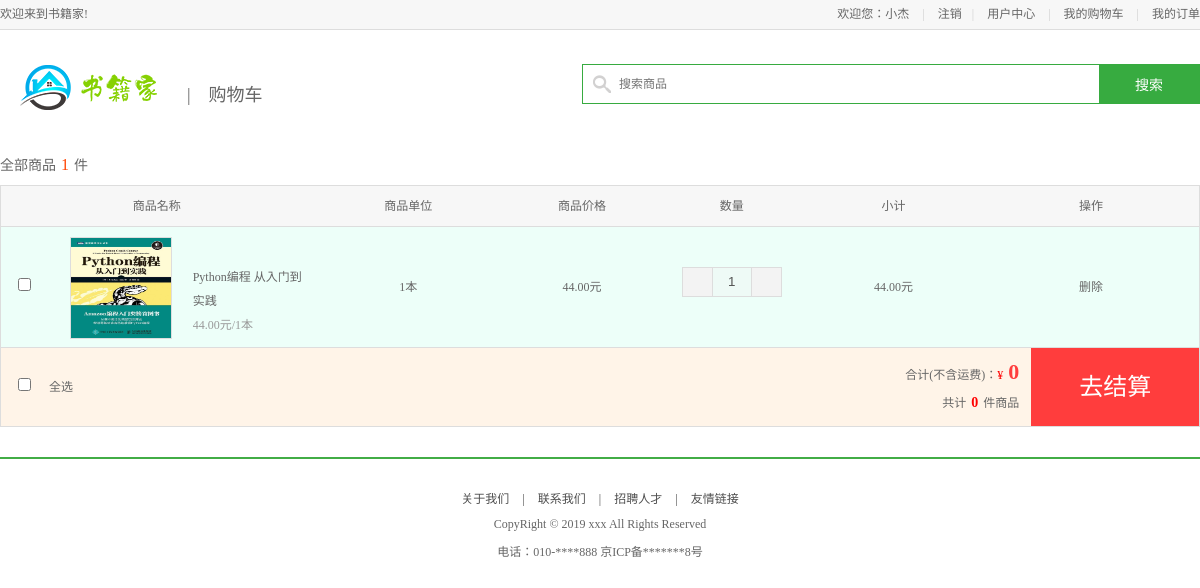
Page /UserCar (signed in) on the earlier database version.
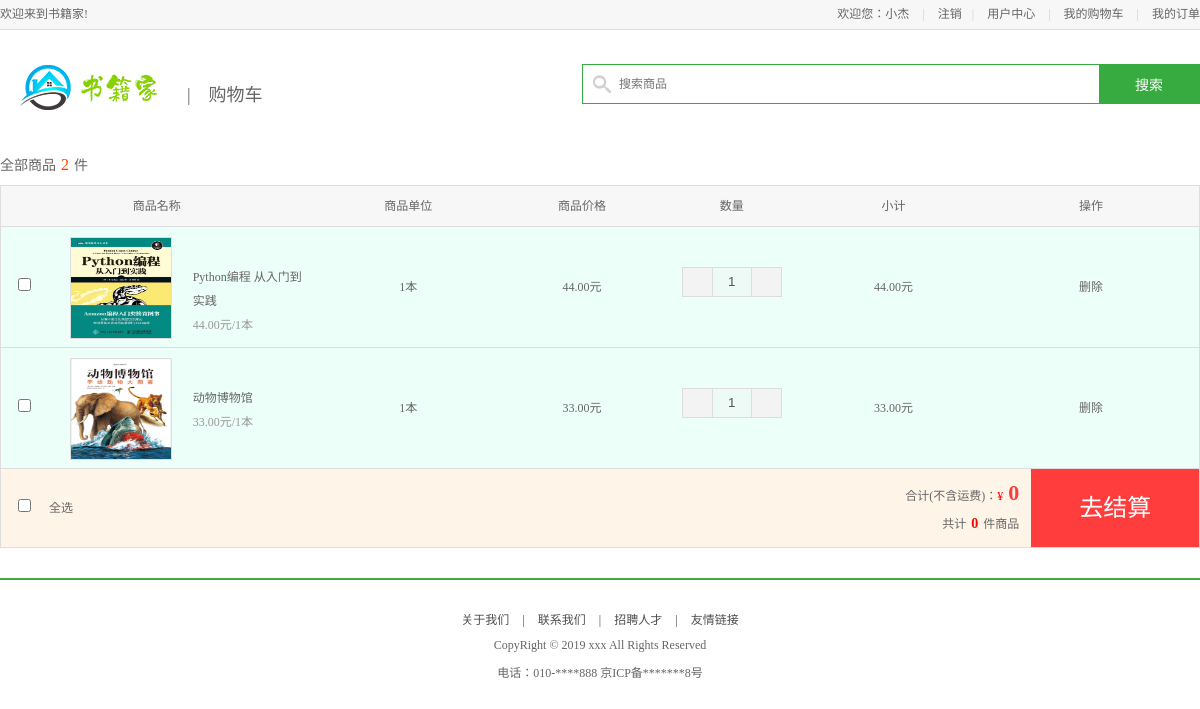
Same page on the later database version.
### app/models.py (models this page shows, shortened)
class ShopCart(models.Model):
    user = models.ForeignKey(User, verbose_name='用户', on_delete=models.CASCADE)
    good = models.ForeignKey(Goods, verbose_name='商品', on_delete=models.CASCADE)
    good_count = models.IntegerField(verbose_name='商品数量')
    class Meta:
        db_table = 'shop_cart'
        verbose_name = '购物车'
        verbose_name_plural = verbose_name

class Goods(models.Model):
    status_choices = (
        (0, '下线'),
        (1, '上线'),
    )
    name = models.CharField(max_length=20, verbose_name='书籍名称')
    desc = models.CharField(max_length=256, verbose_name='书籍简介')
    price = models.DecimalField(max_digits=10, decimal_places=2, verbose_name='书籍价格')
    unite = models.CharField(max_length=20, verbose_name='商品单位')
    image = models.ImageField(upload_to='goods', verbose_name='书籍主图')
    book_type = models.CharField(max_length=64, verbose_name='书籍类型')
    publishing_house = models.CharField(max_length=64, verbose_name='出版社')
    stock = models.IntegerField(default=1, verbose_name='商品库存')
    sales = models.IntegerField(default=0, verbose_name='商品销量')
    status = models.SmallIntegerField(default=1, choices=status_choices, verbose_name='商品状态')
    detail = UEditorField(width=600, height=300, toolbars="full", imagePath="images/",
                          filePath="files/", upload_settings={"imageMaxSize": 1204000}, settings={},
                          verbose_name='商品详情')
    add_datetime = models.DateTimeField(verbose_name='添加时间', default=timezone.now)
    class Meta:
        db_table = 'goods'
        verbose_name = '商品信息'
        verbose_name_plural = verbose_name

### app/views.py (the view)
# urls.py: path('UserCar', views.user_car, name='user_car'),  # 购物车
@login_required
def user_car(request):
    shop_cart_obj = models.ShopCart.objects.filter(user=request.user)
    price = 0
    for cart in shop_cart_obj:
        price += cart.good.price * cart.good_count
    return render(request, 'app/user/UserCar.html', {'shop_cart_obj': shop_cart_obj, 'price': price})

### app/templatetags/tags.py (called while the page is built)
@register.simple_tag
def chengfa(*args):
    b = 1
    for a in args:
        b = b * a
    print(args)
    return b

### templates/app/user/UserCar.html (shortened to what this page needs)
{% extends 'app/user/base_user.html' %}
{% load tags %}
{% block user_title %}购物车{% endblock user_title %}
{% block contenr %}
    <div class="total_count">全部商品<em>{{ shop_cart_obj.count }}</em>件</div>
    <ul class="cart_list_th clearfix">
        <li class="col01">商品名称</li>
        <li class="col02">商品单位</li>
        <li class="col03">商品价格</li>
        <li class="col04">数量</li>
        <li class="col05">小计</li>
        <li class="col06">操作</li>
    </ul>
    {% for car in shop_cart_obj %}
        <ul class="cart_list_td clearfix" id="car_goods_list_{{ car.id }}">
            <li class="col01">
                <input type="checkbox" value="{{ car.id }}" class="select_shop">
            </li>
            <li class="col02"><img src="/media/{{ car.good.image }}"></li>
            <li class="col03">{{ car.good.name }}<br><em>{{ car.good.price }}元/{{ car.good.unite }}</em></li>
            <li class="col04">{{ car.good.unite }}</li>
            <li class="col05">{{ car.good.price }}元</li>
            <li class="col06">
                <div class="num_add">
                    <a href="javascript:;" class="add fl"></a>
                    <input type="text" class="num_show fl" value="{{ car.good_count }}" id="count_{{ car.id }}"
                           disabled>
                    <a href="javascript:;" class="minus fl"></a>
                </div>
            </li>
            <li class="col07"><em id="shop_price_{{ car.id }}">{% chengfa car.good.price car.good_count %}</em>元</li>
            <li class="col08"><a href="javascript:;" onclick="removeCarGoods({{ car.id }})">删除</a></li>
        </ul>
    {% endfor %}
    <ul class="settlements">
        <li class="col01"><input type="checkbox" name="" id="select_all"></li>
        <li class="col02">全选</li>
        <li class="col03">合计(不含运费)：<span>¥</span><em id="all_price">0</em><br>共计<b id="shop_count">0</b>件商品</li>
        <li class="col04"><a onclick="createOrder()">去结算</a></li>
    </ul>
{% endblock contenr %}

### templates/app/user/base_user.html (shortened to what this page needs)
{% extends 'app/base_site.html' %}
{% block user_base %}
    <div class="search_bar clearfix">
        <a href="/" class="logo fl"><img src="/static/images/logo.png"></a>
        <div class="sub_page_name fl">|&nbsp;&nbsp;&nbsp;&nbsp;{% block user_title %}{% endblock user_title %}</div>
        <div class="search_con fr">
            <form method="get" action="{% url 'home:shop' %}">
                <input type="text" class="input_text fl" name="search" placeholder="搜索商品"
                       value="{{ request.GET.search }}">
                <input type="submit" class="input_btn fr" name="" value="搜索">
            </form>
        </div>
    </div>
    {% block contenr %}{% endblock contenr %}
{% endblock user_base %}

### templates/app/base_site.html (shortened to what this page needs)
{% extends 'Base.html' %}
{% block body %}
    {% block exclude_footer %}
        <div class="header_con">
            <div class="header">
                <div class="welcome fl">欢迎来到书籍家!</div>
                <div class="fr">
                    {% if request.user.is_authenticated %}
                        <div class="login_btn fl">
                            欢迎您：<em>{{ request.user.first_name }}</em>
                            <span>|</span>
                            <a href="{% url 'home:logout' %}">注销</a>
                        </div>
                    {% else %}
                        <div class="login_btn fl">
                            <a href="{% url 'home:login' %}">登录</a>
                            <span>|</span>
                            <a href="{% url 'home:register' %}">注册</a>
                        </div>
                    {% endif %}
                    <div class="user_link fl">
                        <span>|</span>
                        <a href="{% url 'home:user_info' %}">用户中心</a>
                        <span>|</span>
                        <a href="{% url 'home:user_car' %}">我的购物车</a>
                        <span>|</span>
                        <a href="{% url 'home:user_order' %}">我的订单</a>
                    </div>
                </div>
            </div>
        </div>
        {% block user_base %}{% endblock user_base %}
    {% endblock exclude_footer %}
    <div class="footer">
        <div class="foot_link">
            <a href="#">关于我们</a>
            <span>|</span>
            <a href="#">联系我们</a>
            <span>|</span>
            <a href="#">招聘人才</a>
            <span>|</span>
            <a href="#">友情链接</a>
        </div>
        <p>CopyRight © 2019 xxx All Rights Reserved</p>
        <p>电话：010-****888 京ICP备*******8号</p>
    </div>
{% endblock body %}

### templates/Base.html (shortened to what this page needs)
<!DOCTYPE html>
<html lang="en">
<head>
    <link rel="stylesheet" type="text/css" href="/static/css/reset.css">
    <link rel="stylesheet" type="text/css" href="/static/css/main.css">
</head>
<body>
{% block body %}{% endblock body %}
</body>
</html>

### static/css/main.css (style rules this page uses)
body { font-family:'Microsoft Yahei';font-size:12px;color:#666; }
html,body { height:100% }
.header_con { background-color:#f7f7f7; height:29px; border-bottom:1px solid #dddddd }
.header { width:1200px; height:29px; margin:0 auto; }
.welcome,.login_info,.login_btn,.user_link { line-height:29px; }
.login_btn a,.user_link a { color:#666; }
.login_btn span,.user_link span { color:#cecece; margin:0 10px; }
.search_bar { width:1200px;height:115px;margin:0 auto; }
.logo { width:150px;height:59px;margin:29px 0 0 17px; }
.search_con { width:616px;height:38px;border:1px solid #37ab40;margin:34px 0 0 124px;background:url(/static/images/icons.png) 10px -338px no-repeat; }
.search_con .input_text { width:470px;height:34px;border:0px;margin:2px 0 0 36px;outline:none;font-size:12px;color:#737272;font-family:'Microsoft Yahei' }
.search_con .input_btn { width:100px;height:38px;background-color:#37ab40;border:0px;font-size:14px;color:#fff;font-family:'Microsoft Yahei';outline:none;cursor:pointer; }
.footer { border-top:2px solid #42ad46; margin:30px 0; }
.foot_link { text-align:center;margin-top:30px; }
.foot_link a,.foot_link span { color:#4e4e4e; }
.foot_link span { padding:0 10px }
.footer p { text-align:center; margin-top:10px; }
.sub_page_name { font-size:18px;color:#666;margin:50px 0 0 20px }
.total_count { width:1200px;margin:0 auto;height:40px;line-height:40px;font-size:14px; }
.total_count em { font-size:16px;color:#ff4200;margin:0 5px; }
.cart_list_th { width:1198px;border:1px solid #ddd;background-color:#f7f7f7;margin:0 auto; }
.cart_list_th li { height:40px;line-height:40px;float:left;text-align:center; }
.cart_list_th .col01 { width:26%; }
.cart_list_th .col02 { width:16%; }
.cart_list_th .col03 { width:13%; }
.cart_list_th .col04 { width:12%; }
.cart_list_th .col05 { width:15%; }
.cart_list_th .col06 { width:18%; }
.cart_list_td { width:1198px;border:1px solid #ddd;background-color:#edfff9;margin:0 auto;margin-top:-1px; }
.cart_list_td li { height:120px;line-height:120px;float:left;text-align:center; }
.cart_list_td .col01 { width:4%; }
.cart_list_td .col02 { width:12%; }
.cart_list_td .col03 { width:10%; }
.cart_list_td .col04 { width:16%; }
.cart_list_td .col05 { width:13%; }
.cart_list_td .col06 { width:12%; }
.cart_list_td .col07 { width:15%; }
.cart_list_td .col08 { width:18%; }
.cart_list_td .col02 img { width:100px;height:100px;border:1px solid #ddd;display:block;margin:10px auto 0; }
.cart_list_td .col03 { height:48px;text-align:left;line-height:24px;margin-top:38px; }
.cart_list_td .col03 em { color:#999 }
.cart_list_td .col08 a { color:#666 }
.cart_list_td .col06 .num_add { width:98px;height:28px;border:1px solid #ddd;margin:40px auto 0; }
.cart_list_td .col06 .num_add a { width:29px;height:28px;line-height:28px;background-color:#f3f3f3;font-size:14px;color:#666 }
.cart_list_td .col06 .num_add input { width:38px;height:28px;text-align:center;line-height:30px;border:0px;display:block;float:left;outline:none;border-left:1px solid #ddd;border-right:1px solid #ddd; }
.settlements { width:1198px;height:78px;border:1px solid #ddd;background-color:#fff4e8;margin:-1px auto 0; }
.settlements li { line-height:78px;float:left; }
.settlements .col01 { width:4%;text-align:center }
.settlements .col02 { width:12%; }
.settlements .col03 { width:69%; height:48px; line-height:28px;text-align:right;margin-top:10px; }
.settlements .col03 span { color:#ff0000;padding-right:5px }
.settlements .col03 em { color:#ff3d3d;font-size:22px;font-weight:bold; }
.settlements .col03 span { color:#ff0000; }
.settlements .col03 b { color:#ff0000;font-size:14px;padding:0 5px; }
.settlements .col04 { width:14%;text-align:center;float:right; }
.settlements .col04 a { display:block;height:78px;background-color:#ff3d3d;text-align:center;line-height:78px;color:#fff;font-size:24px }

Differences in the rows shown:
added ShopCart: good.image (picture), good.name "动物博物馆", good.price "33.00", good.unite "1本", good_count "1", good+good_count "33.00"
Other differences:
{{ shop_cart_obj.count }}: "1" → "2"
